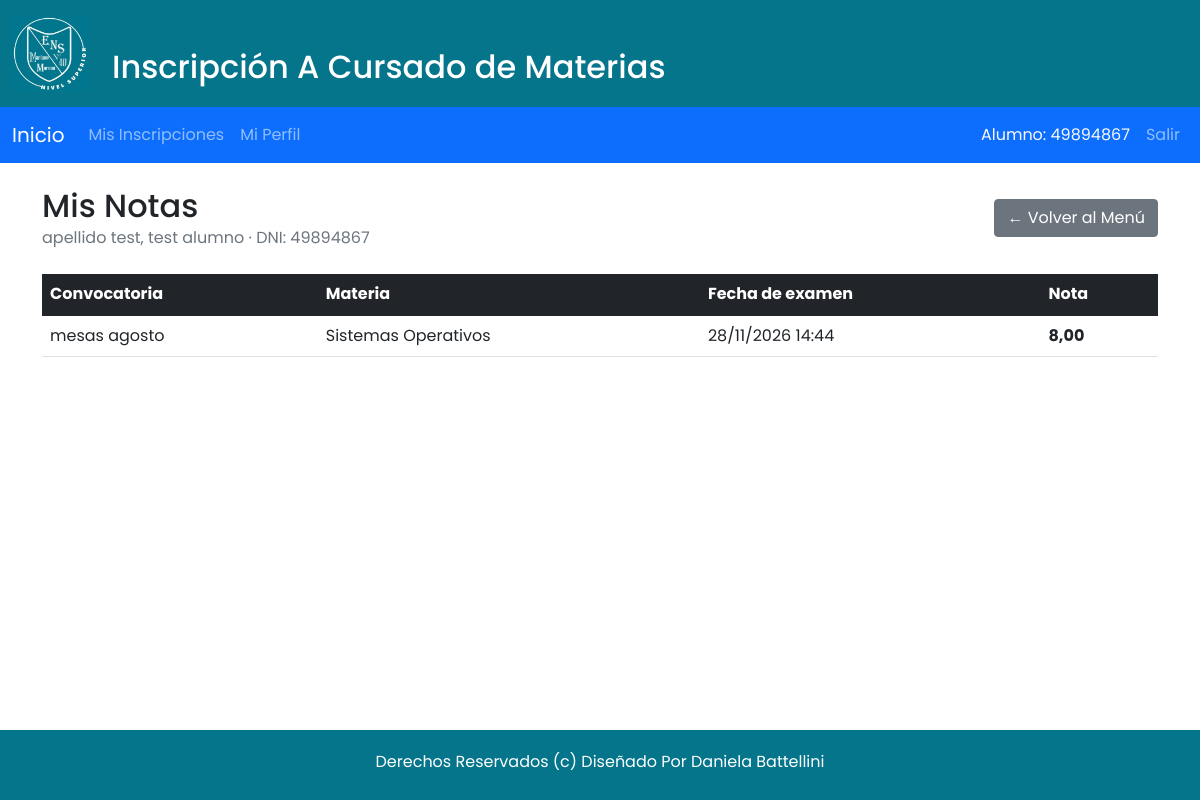
Screenshot of /mis_notas.php (signed in) with the database file from the repository.
### tables this page shows
CREATE TABLE `alumnos` (
  `id` int(11) NOT NULL,
  `nombre` varchar(45) NOT NULL,
  `apellido` varchar(45) NOT NULL,
  `dni` varchar(8) DEFAULT NULL,
  `cuil` varchar(11) DEFAULT NULL,
  `carrera` varchar(150) DEFAULT NULL,
  `Usuario_idUsuario` int(11) NOT NULL
);

CREATE TABLE `notas_mesas` (
  `idNota` int(11) NOT NULL,
  `mesa_id` int(11) NOT NULL,
  `alumno_id` int(11) NOT NULL,
  `nota` decimal(4,2) NOT NULL,
  `actualizada_en` timestamp NOT NULL DEFAULT current_timestamp() ON UPDATE current_timestamp()
);

CREATE TABLE `periodos_mesas` (
  `idPeriodoMesa` int(11) NOT NULL,
  `descripcion` varchar(150) NOT NULL,
  `fecha_inicio` date NOT NULL,
  `fecha_fin` date NOT NULL,
  `estado` enum('activo','inactivo') NOT NULL DEFAULT 'inactivo'
);

CREATE TABLE `mesas_materias` (
  `idMesa` int(11) NOT NULL,
  `periodo_id` int(11) NOT NULL,
  `carrera_id` int(11) NOT NULL,
  `materia` varchar(255) NOT NULL,
  `fecha_examen` datetime DEFAULT NULL
);

### mis_notas.php (the view, shortened to what this page needs)
<?php
require_once __DIR__ . '/conexion.php';
$dni = $_SESSION['dnialu'];
$stmt = $conex->prepare("SELECT id, nombre, apellido FROM alumnos WHERE dni = ? LIMIT 1");
$stmt->bind_param("s", $dni);
$stmt->execute();
$alumno = $stmt->get_result()->fetch_assoc();
$notas = [];
if ($alumno) {
    $alumnoId = (int)$alumno['id'];
    $stmt = $conex->prepare(
        "SELECT n.nota, n.actualizada_en, m.materia, m.fecha_examen, p.descripcion
         FROM notas_mesas n
         JOIN mesas_materias m ON m.idMesa = n.mesa_id
         JOIN periodos_mesas p ON p.idPeriodoMesa = m.periodo_id
         WHERE n.alumno_id = ?
         ORDER BY m.fecha_examen DESC, p.idPeriodoMesa DESC, m.materia"
    );
    $stmt->bind_param("i", $alumnoId);
    $stmt->execute();
    $result = $stmt->get_result();
    while ($fila = $result->fetch_assoc()) {
        $notas[] = $fila;
    }
}
include('primero.php');
include('header_pagina.php');
?>
<section>
<div class="container mt-4 mb-5">
  <div class="d-flex justify-content-between align-items-center mb-4 flex-wrap gap-2">
    <div>
      <h2 class="mb-0">Mis Notas</h2>
      <?php if ($alumno): ?>
        <p class="text-muted mb-0"><?= htmlspecialchars($alumno['apellido'] . ', ' . $alumno['nombre']) ?> · DNI: <?= htmlspecialchars($dni) ?></p>
      <?php endif; ?>
    </div>
    <a href="inicio_alumno.php" class="btn btn-secondary">← Volver al Menú</a>
  </div>
  <?php if (!$alumno): ?>
    <div class="alert alert-danger" role="alert">
      No se encontró una ficha de alumno asociada a tu usuario. Contactá a Bedelía.
    </div>
  <?php elseif (empty($notas)): ?>
    <div class="alert alert-info" role="status">
      Todavía no hay notas de mesas cargadas para tu usuario.
    </div>
  <?php else: ?>
    <div class="table-responsive">
      <table class="table table-hover align-middle">
        <thead class="table-dark">
          <tr>
            <th>Convocatoria</th>
            <th>Materia</th>
            <th>Fecha de examen</th>
            <th>Nota</th>
          </tr>
        </thead>
        <tbody>
          <?php foreach ($notas as $nota): ?>
            <tr>
              <td><?= htmlspecialchars($nota['descripcion']) ?></td>
              <td><?= htmlspecialchars($nota['materia']) ?></td>
              <td><?= date('d/m/Y H:i', strtotime($nota['fecha_examen'])) ?></td>
              <td><strong><?= number_format((float)$nota['nota'], 2, ',', '.') ?></strong></td>
            </tr>
          <?php endforeach; ?>
        </tbody>
      </table>
    </div>
  <?php endif; ?>
</div>
</section>
<?php include('footer.php'); ?>
</body>
</html>

### css/estilos.css (style rules this page uses)
*::after, *::before, * { margin: 0; padding: 0; box-sizing: border-box; }
html { font-size: 62.5%; }
body { font-family: "Poppins", sans-serif; font-size: 1em; }
html { height: 100%; font-family: "Poppins", sans-serif; font-size: 1em; }
body { display: flex; flex-direction: column; min-height: 100vh; }

### rows the page displays
alumnos: apellido+nombre "apellido test, test alumno"
notas_mesas: periodos_mesas.descripcion "mesas agosto", mesas_materias.materia "Sistemas Operativos", mesas_materias.fecha_examen "28/11/2026 14:44", nota "8,00"

### other values shown
$_SESSION["dnialu"] "49894867"
$dni "49894867"
